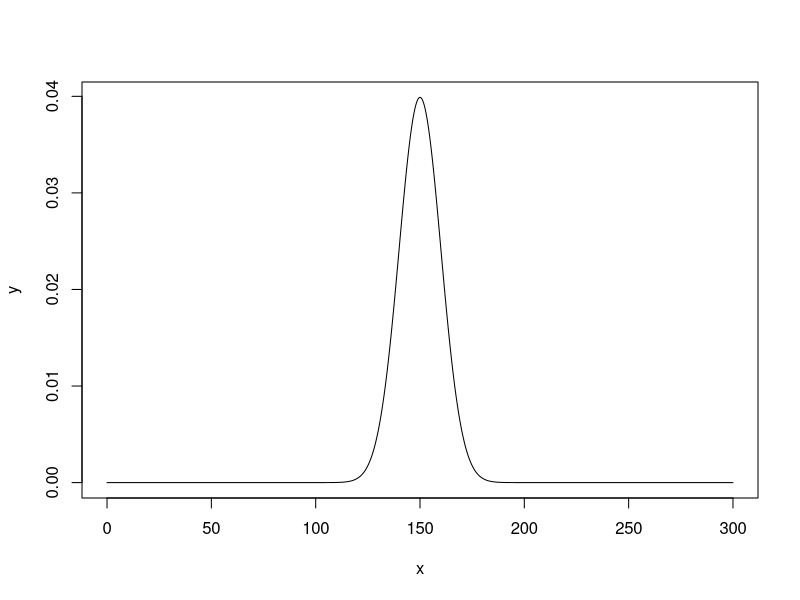
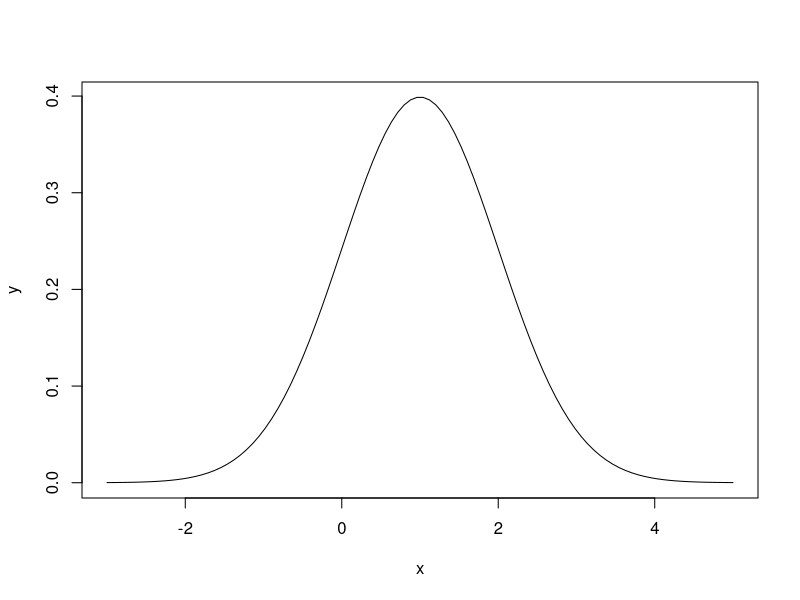

Write the R code that produced these figures, in order.
# Tournament simulation script
# Buchholz system evaluation
# Bastian Laubner, 2015-12-10


## debate model
# constants
team_spread = 10  # std deviation for team strength, centered at 150 points

# random_debate gives a random team ranking (3, 2, 1, 0 points) based on the input teams' strengths
random_debate = function( team_strengths ) {
  random_strengths = rnorm(4, team_strengths, team_spread)
  team_points = 4 - order(order(random_strengths, decreasing = TRUE))
  return(team_points)
}

# test_duel: get percentages of wins and losses for two teams pitched against each other
test_duel = function( strength1, strength2 ) {
  p1 = pnorm(0, strength2-strength1, sqrt(2)*team_spread)
  c(p1, 1-p1)
}



x = seq(0,300,length=1000)
y = dnorm(x, mean=150, sd = 10)
plot(x, y, type = 'l')

x = seq(-3,5,length=100)
y = dnorm(x, mean = 1)
plot(x, y, type = 'l')